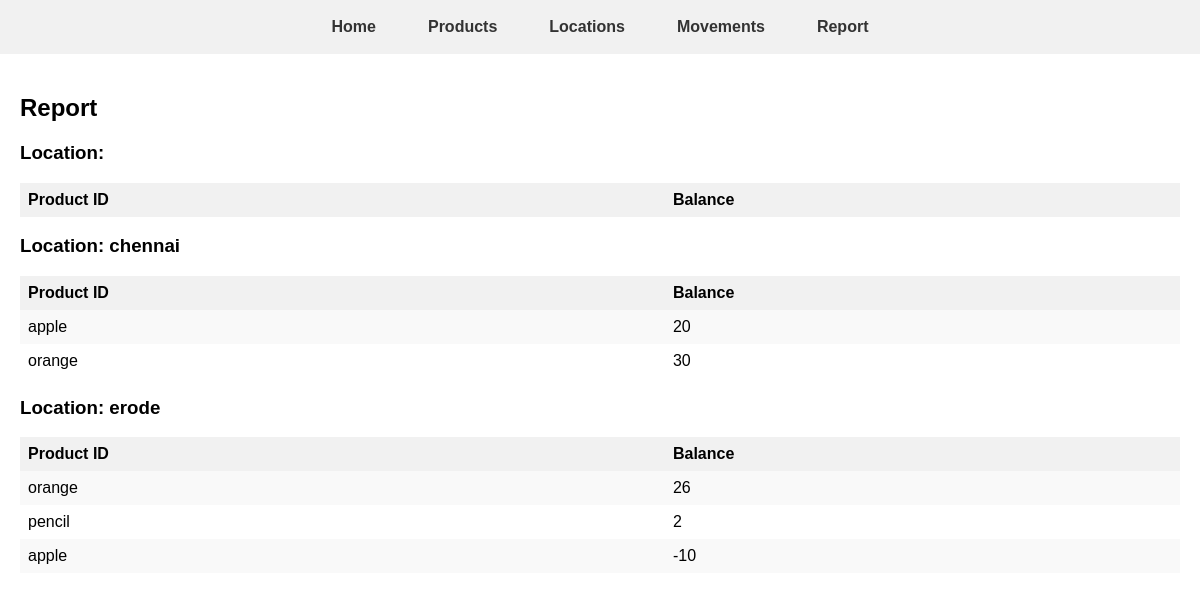
Screenshot of /report with the database file from the repository.
### app.py (models this page shows)
class Location(db.Model):
    location_id = db.Column(db.String(50), primary_key=True)

class ProductMovement(db.Model):
    movement_id = db.Column(db.String(50), primary_key=True)
    timestamp = db.Column(db.DateTime, nullable=False)
    from_location = db.Column(db.String(50))
    to_location = db.Column(db.String(50))
    product_id = db.Column(db.String(50), db.ForeignKey('product.product_id'), nullable=False)
    qty = db.Column(db.Integer, nullable=False)
    product = db.relationship('Product', backref=db.backref('movements', lazy=True))

### app.py (the view)
@app.route('/report')
def report():
    locations = Location.query.all()
    report_data = []
    for location in locations:
        product_balances = {}
        movements = ProductMovement.query.filter((ProductMovement.to_location == location.location_id) |
                                                 (ProductMovement.from_location == location.location_id)).all()
        for movement in movements:
            if movement.product_id not in product_balances:
                product_balances[movement.product_id] = 0
            if movement.to_location == location.location_id:
                product_balances[movement.product_id] += movement.qty
            else:
                product_balances[movement.product_id] -= movement.qty
        report_data.append({'location': location.location_id, 'balances': product_balances})
    return render_template('report.html', report_data=report_data)

### templates/report.html
{% extends 'base.html' %}
{% block content %}
    <h2>Report</h2>
    {% for report_entry in report_data %}
        <h3>Location: {{ report_entry.location }}</h3>
        <table>
            <tr>
                <th>Product ID</th>
                <th>Balance</th>
            </tr>
            {% for product_id, balance in report_entry.balances.items() %}
                <tr>
                    <td>{{ product_id }}</td>
                    <td>{{ balance }}</td>
                </tr>
            {% endfor %}
        </table>
    {% endfor %}
{% endblock %}

### static/style.css (style rules this page uses)
body { font-family: Arial, sans-serif; margin: 0; padding: 0; }
table { width: 100%; border-collapse: collapse; }
th, td { padding: 8px; text-align: left; }
th { font-weight: bold; background-color: #f1f1f1; }
tr:nth-child(even) { background-color: #f9f9f9; }

### rows the page displays
Location: location "chennai"
ProductMovement: product "apple", balance "20"
ProductMovement: product "orange", balance "30", balance "26"
Location: location "erode"
ProductMovement: product "pencil", qty "2"
ProductMovement: product "apple", balance "-10"
